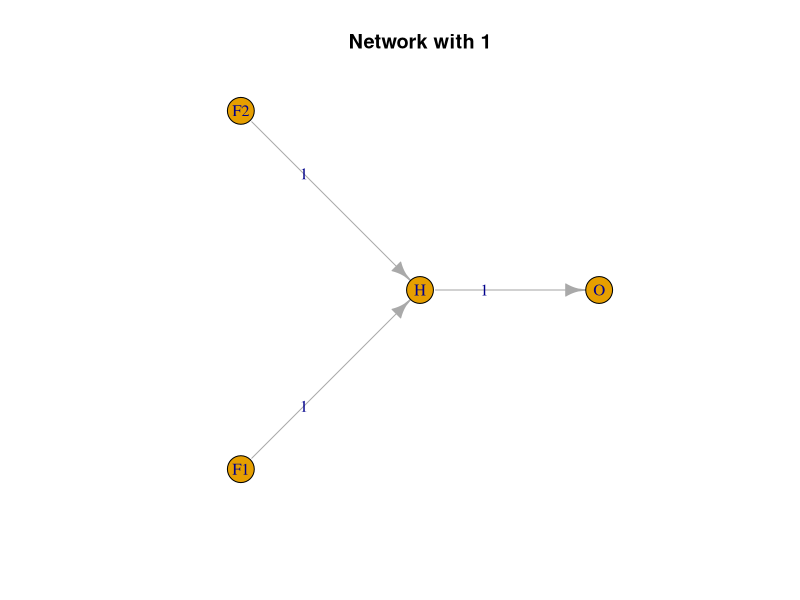
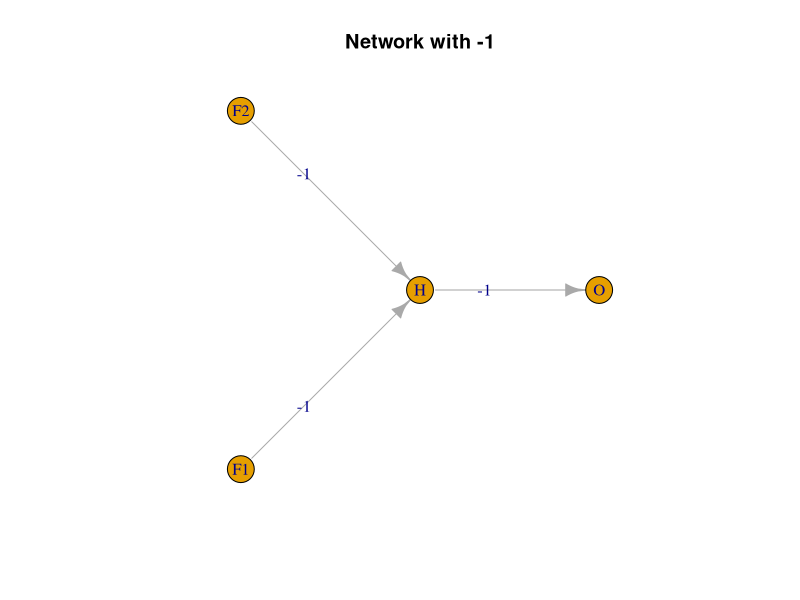

Source code (R) for these figures, in order:
## ---- chunk 1
library(igraph)

G_vert <- data.frame(name = c("F1", "H", "F2", "O"))
G_edge <- data.frame(from = c("F1", "F2", "H"),
                     to = c("H", "H", "O"),
                     wts1 = c(1, 1, 1),
                     wts2 = c(-1, -1, -1))
G <- graph_from_data_frame(G_edge, vertices = G_vert)
pts_locs <- t(matrix(c(0,-1,1, 0,0,1,2,0), nrow = 2))
plot(G, layout = pts_locs, edge.label = E(G)$wts1, main = "Network with 1")
plot(G, layout = pts_locs, edge.label = E(G)$wts2, main = "Network with -1")
## ---- chunk 2
lin_neuron <- function(wts) {
  function(x) {
    stopifnot(length(x) == length(wts))
    x %*% wts
  }
}

lin_neuron_with_bias <- function(wts) {
  function(x) {
    stopifnot(length(x) + 1 == length(wts))
    c(1,x) %*% wts
  }
}

l1 <- lin_neuron(c(1,2,3))
l1(c(3,2,1))

l2 <- lin_neuron_with_bias(c(1,2,3,4))
l2(c(3,2,1))
